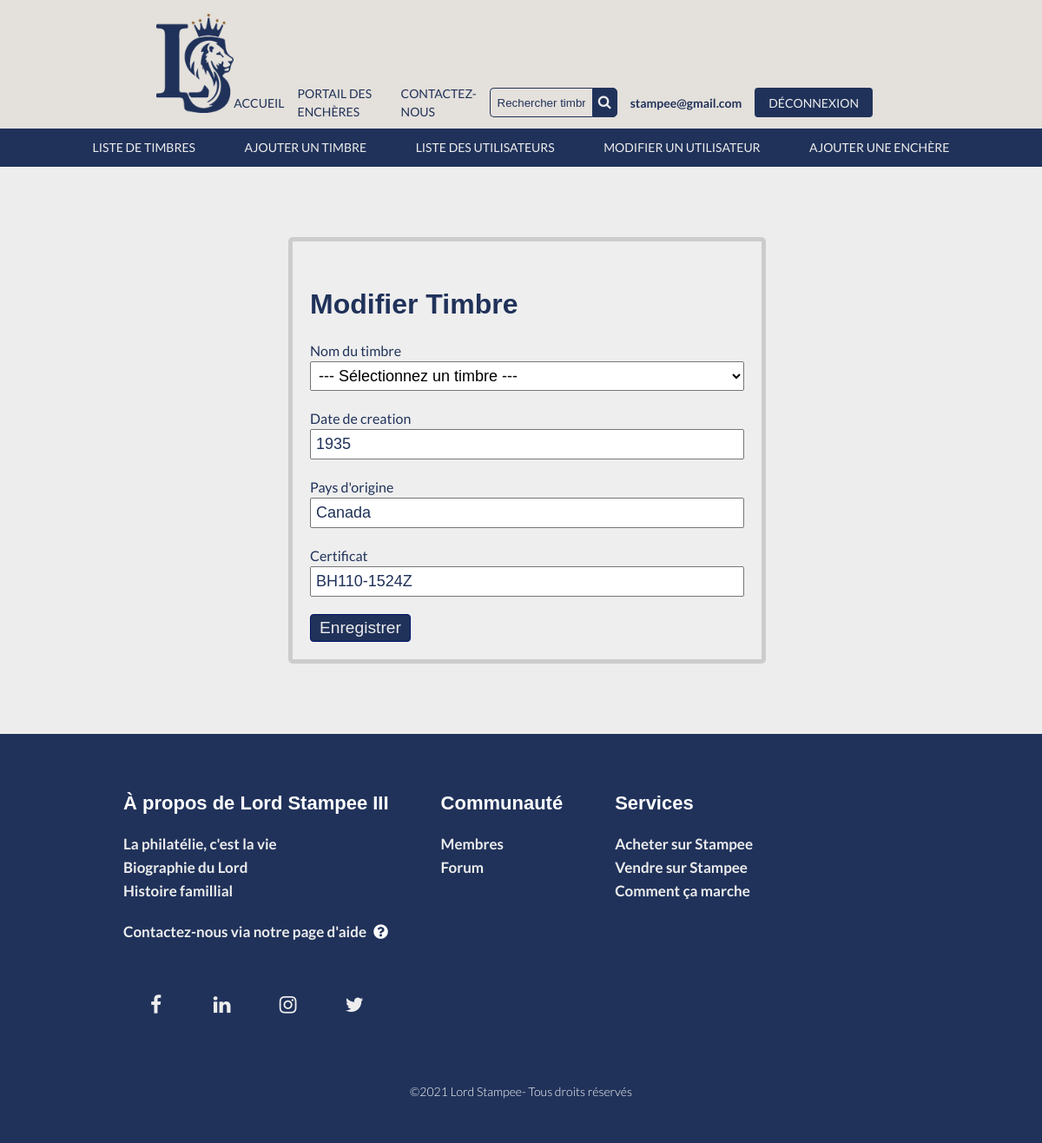
/index.php/modifierTimbre/modifier/11 (signed in), run on the app's committed database.
### tables this page shows
CREATE TABLE `timbre` (
  `id` int(11) NOT NULL,
  `nom` varchar(255) DEFAULT NULL,
  `date_creation` year(4) DEFAULT NULL,
  `pays_origine` varchar(50) NOT NULL,
  `couleur` varchar(255) DEFAULT NULL,
  `dimensions` varchar(50) DEFAULT NULL,
  `certificat` varchar(25) DEFAULT NULL,
  `condition_id` int(11) NOT NULL,
  `usager_id` int(11) NOT NULL
);

### controller/controller_view.php (called while the page is built, shortened)
<?php
class View {
    private $render = FALSE;
    public function __construct($template)
    {
        try {
            $file ='view/'.$template.'.php';
            if(file_exists($file)) {
                $this->render = $file;
            }else {
                throw new Exception($file,' Error');
            }
        }
        catch (Exception $e) {
            echo $e->getMessage();
            exit();
        }
    }
    public function __destruct()
    {
        include($this->render);
    }
}
?>

### model/Crud.php (called while the page is built, shortened)
<?php
class Crud extends PDO{
	protected $table;
	protected $primaryKey;
	public function selectId($id){
		$sql = "SELECT * FROM $this->table WHERE $this->primaryKey = $id";
		$stmt = $this->query($sql);
		return $stmt->fetchAll(PDO::FETCH_CLASS);
	}
}
?>

### controller/controller_modifierTimbre.php (called while the page is built, shortened)
<?php
class ModifierTimbreController{
    public function modifier($id) {
        $privilege = $_SESSION['privilege'];
        if($privilege == 'admin') {
            $timbre = new Timbre();
            $modifier = $timbre->selectId($id);
        }
    }
}
?>

### view/modifierTimbre.php (the view, shortened to what this page needs)
<!DOCTYPE html>
<html lang="fr">
<head>
    <link rel="stylesheet" href="https://use.fontawesome.com/releases/v5.8.1/css/all.css">
    <link rel="stylesheet" href="https://cdnjs.cloudflare.com/ajax/libs/font-awesome/4.7.0/css/font-awesome.min.css" />
</head>
<body>
<header class="entete">
<div class="conteneur__entete">
  <h1 class="conteneur__logo">
    <a href="#">
      <img class="logo" src="/encheres/img/logo.png" alt="logo">
    </a>
  </h1>
  <nav class="nav-central">
    <ul class="nav-liste">
      <li class="nav-item">
          <a href="/encheres/index.php/accueil">ACCUEIL</a>
      </li>
      <li class="nav-item">
        <a href="/encheres/index.php/portailEncheres">PORTAIL DES ENCHÈRES</a>
      </li>
      <li class="nav-item">
          <a href="/encheres/index.php/login">CONTACTEZ-NOUS</a>
      </li>
      <li class="nav-item">
        <div class="section-recherche">
          <div class="section-recherche__wrap">
            <form class="recherche" method="post" action="recherche">
              <input type="text" class="recherche-term" placeholder="Rechercher timbre par nom" name="recherche">
              <button type="submit" name="btnRecherche" value="Rechercher" class="recherche-bouton">
                <i class="fa fa-search"></i>
              </button>
            </form>
          </div>
        </div>
      </li>
      <?php
        if(!isset($_SESSION["user"])) {
      ?>
      <li class="nav-item">
        <a href="/encheres/index.php/login">SE CONNECTER</a>
      </li>
      <?php
        }
        else
        {
      ?>
      <li class="nav-item">
          <span><?php echo $_SESSION['user'];?></span>
      </li>
      <li class="nav-item">
        <a href="/encheres/index.php/logout">DÉCONNEXION</a>
      </li>
      <?php
        }
      ?>
    </ul>
  </nav>
</div>
</header>
<div class="nav-menu blue topBotomBordersOut">
    <a href="/encheres/index.php/listeTimbres">LISTE DE TIMBRES</a>
    <a href="/encheres/index.php/gererTimbre">AJOUTER UN TIMBRE</a>
    <a href="/encheres/index.php/listeUsager">LISTE DES UTILISATEURS</a>
    <a href="/encheres/index.php/modifierUsager">MODIFIER UN UTILISATEUR</a>
    <a href="/encheres/index.php/createEnchere">AJOUTER UNE ENCHÈRE</a>
  </div>
<main>
    <div class="container">
        <form class="form" method="post" action="/encheres/index.php/modifierTimbre/update">
            <h1>Modifier Timbre</h1>
            <div class="form-element">
                <label>Nom du timbre</label>
                <select class="input" name="id">
                    <option value="">--- Sélectionnez un timbre ---</option>
                    <?php
                    foreach($timbre as $row){
                    ?>
                </select>
            </div>
            <div class="form-element">
                <label>Date de creation</label>
                <input class="input" type="number" name="date_creation" maxlength="4" required placeholder="<?php echo $row->date_creation;?>"/>
            </div>
            <div class="form-element">
                <label>Pays d'origine</label>
                <input class="input" type="text" name="pays_origine" maxlength="45" required placeholder="<?php echo $row->pays_origine;?>"/>
            </div>
            <div class="form-element">
                <label>Certificat</label>
                <input class="input" type="text" name="certificat" maxlength="45" required placeholder="<?php echo $row->certificat;?>"/>
            </div>
            <?php
                }
            ?>
            <button class="submit" type="submit" >Enregistrer</button>
        </form>
    </div>
<?php include './view/footer.php'; ?>

### css/footer.css (style rules this page uses)
.fa { display: inline-block; }

### css/accueil.css (style rules this page uses)
.container { max-width: 50vw; margin: 0 auto 2vw; box-sizing: border-box; padding: 2rem; }
.form { margin: 25px auto; padding: 20px; border: 5px solid #ccc; border-radius: 5px; width: 500px; background: #eee; }
.form-element { margin: 20px 0; }
.input { width: 100%; box-sizing: border-box; padding: 5px; font-size: 18px; outline: none; }
.submit { font-size: 1.2rem; padding: 4px 10px; border: .095rem solid #001169; max-width: max-content; border-radius: 4px; background-color: #20325A; color: #ededed; }

### css/fiche.css (style rules this page uses)
ul, li { padding: 0; margin: 0; list-style: none; }

### css/header.css (style rules this page uses)
*::before, *::after { box-sizing: border-box; padding: 0; margin: 0; }
html { font-family: "Lato", arial, sans-serif; background-color: #ededed; }
img { max-width: 100%; }
body { line-height: 1.5; font-size: 1rem; position: relative; margin: 0 auto; font-weight: 400; color: #20325A; }
header { padding: 2em 0 1em; margin: 0; }
main { margin: 0 auto; padding: 2vw 0 0; }
h1, h2, h3, h4 { font-weight: 700; line-height: 1.3; margin-top: 1em; margin-bottom: .5em; font-family: "Nunito+Sans", arial, sans-serif; color: #20325A; }
li { list-style: none; }
a { color: inherit; outline: 2px solid transparent; background-size: 100% 0.3em; background-repeat: no-repeat; background-position: left 0 bottom -40%; font-weight: 700; }
.entete { margin: 0; background-color: #E4E0DB; }
.entete .conteneur__entete { display: flex; align-items: center; justify-content: center; }
.conteneur__entete { margin: 0 auto; max-width: 70vw; }
.conteneur__logo { margin-top: 0; margin-bottom: 0; }
.logo { width: 100%; height: auto; }
.nav-central { margin-top: 5rem; flex-grow: 1; display: flex; justify-content: flex-end; }
.nav-liste { list-style: none; padding: 0; margin: 0; display: flex; justify-content: center; align-items: center; }
.nav-item { margin-bottom: 0; position: relative; display: inline-block; margin-right: 1.875rem; }
.nav-item:last-of-type a { background-color: #20325A; border: 2px solid #20325A; color: #ededed; padding: .3em 1em; font-weight: 500; white-space: nowrap; border-radius: 4px; }
.nav-item a { display: block; text-decoration: none; font-weight: 500; font-size: 1.075rem; color: #20325A; }
span { color: #20325A; font-weight: bold; font-size: 1.125rem; }
.recherche { width: 100%; display: flex; }
.recherche-term { width: 100%; border: 1px solid #20325A; border-right: none; padding: 0.625rem; height: 1.125rem; border-radius: 5px 0 0 5px; outline: none; background-color: #E4E0DB; }
.recherche-bouton { width: 2.813rem; height: 2.5rem; border: 1px solid #20325A; background: #20325A; text-align: center; color: #ededed; border-radius: 0 5px 5px 0; cursor: pointer; font-size: 18px; }
.section-recherche__wrap { width: 100%; }
div.nav-menu { font-family: "Nunito+Sans", arial, sans-serif; margin: 0 auto; padding: 0.625rem 3em; text-align: center; }
div.nav-menu a { color: #ededed; text-decoration: none; font: 0.875rem Lato; margin: 0 1rem; padding: 0.625rem; position: relative; z-index: 0; cursor: pointer; }
.blue { background: #20325A; }
div.topBotomBordersOut a:before, div.topBotomBordersOut a:after { position: absolute; left: 0px; width: 100%; height: 2px; background: #926938; content: ""; opacity: 0; transition: all 0.3s; }
div.topBotomBordersOut a:before { top: 0px; transform: translateY(10px); }
div.topBotomBordersOut a:after { bottom: 0px; transform: translateY(-10px); }
@media all and (min-width:1151px) and (max-width:1700px) { .entete { padding: 1em 0 .5rem; } }
@media all and (min-width:1151px) and (max-width:1700px) { .nav-item { margin-right: .938rem; } }
@media all and (min-width:1151px) and (max-width:1700px) { .nav-item a { font-weight: 500; font-size:0.875rem; } }
@media all and (min-width:1151px) and (max-width:1700px) { span { font-size: 0.875rem; } }
@media all and (min-width:1151px) and (max-width:1700px) { .recherche-term { padding: 0.5rem; height: 1rem; } }
@media all and (min-width:1151px) and (max-width:1700px) { .recherche-bouton { width: 2rem; height: 2.125rem; font-size: 16px; } }

### data on the page
timbre: date_creation "1935", pays_origine "Canada", certificat "BH110-1524Z"

### other printed values
$_SESSION['user'] "stampee@gmail.com"
